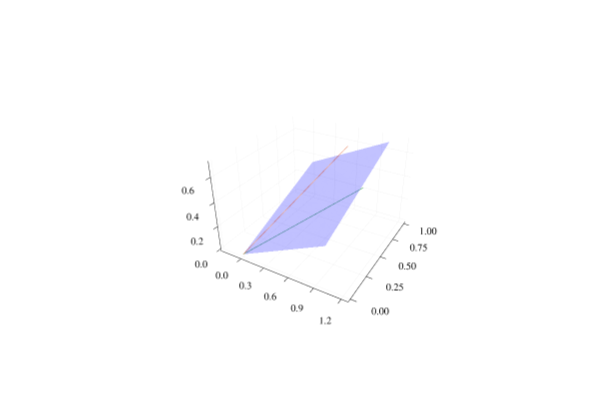

Notebook source saved alongside this figure:
### Markdown cell above
Nice, so our projection worked as planned.
Next, let's do the reflection. We are going to use the second formula, which is valid for any blade.
Also, note that we are going to reflect over the subspace, which means that the sandwiching vector
is going to be the vector normal to the subspace, i.e. $\mathbf n$.

### Code cell
rp = inv(n) * grin(p) * n #Remember, `grin` is the involution operation 

surface(x,y,z, cmap=:blue, alpha=0.5, legend=false,aspect_ratio=1)
quiver!([0],[0],[0],quiver=([p.e1],[p.e2],[p.e3]))
quiver!([0],[0],[0],quiver=([rp.e1],[rp.e2],[rp.e3]))

### Figure 1 — Plotly figure (JSON) as saved in the notebook; plotly's stock layout.template omitted (floating-point values rounded to 4 significant figures)
{"data": [{"cmax": 0.6667, "cmin": 0, "colorbar": {"len": 0.9525, "title": {"text": ""}, "x": 0.9934, "y": 0.5139}, "colorscale": [[0, "rgba(0, 0, 255, 0.500)"], [1, "rgba(0, 0, 255, 0.500)"]], "name": "y1", "opacity": 0.5, "scene": "scene", "showlegend": false, "showscale": false, "type": "surface", "x": [0, 1], "xaxis": "x", "y": [0, 1], "yaxis": "y", "z": [[0, 0.3333], [0.3333, 0.6667]], "zaxis": "z", "zmax": 0.6667, "zmin": 0}, {"colorbar": {"len": 0.9525, "title": {"text": ""}, "x": 0.9934, "y": 0.5139}, "legendgroup": "", "line": {"color": "rgba(227, 111, 71, 1.000)", "dash": "solid", "shape": "linear", "width": 1}, "mode": "lines", "name": "", "scene": "scene", "showlegend": false, "type": "scatter3d", "x": [0, 0.7], "xaxis": "x", "y": [0, 0.7], "yaxis": "y", "z": [0, 0.7], "zaxis": "z", "zmax": 0.6667, "zmin": 0}, {"colorbar": {"len": 0.9525, "title": {"text": ""}, "x": 0.9934, "y": 0.5139}, "legendgroup": "", "line": {"color": "rgba(62, 164, 78, 1.000)", "dash": "solid", "shape": "linear", "width": 1}, "mode": "lines", "name": "", "scene": "scene", "showlegend": false, "type": "scatter3d", "x": [0, 0.8273], "xaxis": "x", "y": [0, 0.8273], "yaxis": "y", "z": [0, 0.3182], "zaxis": "z", "zmax": 0.6667, "zmin": 0}], "layout": {"annotations": [], "height": 400, "margin": {"b": 20, "l": 0, "r": 0, "t": 20}, "paper_bgcolor": "rgba(255, 255, 255, 1.000)", "plot_bgcolor": "rgba(255, 255, 255, 1.000)", "scene": {"aspectmode": "auto", "aspectratio": {"x": 1.126, "y": 1.126, "z": 0.7884}, "camera": {"center": {"x": 0, "y": 0, "z": 0}, "eye": {"x": 1.418, "y": -2.457, "z": 1.638}, "projection": {"type": "perspective"}, "up": {"x": 0, "y": 0, "z": 1}}, "domain": {"x": [0.06582, 0.9934], "y": [0.03762, 0.9902]}, "xaxis": {"gridcolor": "rgba(0, 0, 0, 0.1)", "gridwidth": 0.5, "linecolor": "rgba(0, 0, 0, 1)", "mirror": false, "range": [-0.2742, 1.274], "showgrid": true, "showline": true, "showticklabels": true, "tickangle": 0, "tickcolor": "rgb(0, 0, 0)", "tickfont": {"color": "rgba(0, 0, 0, 1)", "family": "sans-serif", "size": 11}, "tickmode": "array", "ticks": "inside", "ticktext": ["0.0", "0.3", "0.6", "0.9", "1.2"], "tickvals": [0, 0.3, 0.6, 0.9, 1.2], "title": {"font": {"color": "rgba(0, 0, 0, 1)", "family": "sans-serif", "size": 15}, "text": ""}, "type": "linear", "visible": true, "zeroline": false, "zerolinecolor": "rgba(0, 0, 0, 1)"}, "yaxis": {"gridcolor": "rgba(0, 0, 0, 0.1)", "gridwidth": 0.5, "linecolor": "rgba(0, 0, 0, 1)", "mirror": false, "range": [-0.03, 1.03], "showgrid": true, "showline": true, "showticklabels": true, "tickangle": 0, "tickcolor": "rgb(0, 0, 0)", "tickfont": {"color": "rgba(0, 0, 0, 1)", "family": "sans-serif", "size": 11}, "tickmode": "array", "ticks": "inside", "ticktext": ["0.00", "0.25", "0.50", "0.75", "1.00"], "tickvals": [0, 0.25, 0.5, 0.75, 1], "title": {"font": {"color": "rgba(0, 0, 0, 1)", "family": "sans-serif", "size": 15}, "text": ""}, "type": "linear", "visible": true, "zeroline": false, "zerolinecolor": "rgba(0, 0, 0, 1)"}, "zaxis": {"gridcolor": "rgba(0, 0, 0, 0.1)", "gridwidth": 0.5, "linecolor": "rgba(0, 0, 0, 1)", "mirror": false, "range": [-0.021, 0.721], "showgrid": true, "showline": true, "showticklabels": true, "tickangle": 0, "tickcolor": "rgb(0, 0, 0)", "tickfont": {"color": "rgba(0, 0, 0, 1)", "family": "sans-serif", "size": 11}, "tickmode": "array", "ticks": "inside", "ticktext": ["0.0", "0.2", "0.4", "0.6"], "tickvals": [0, 0.2, 0.4, 0.6], "title": {"font": {"color": "rgba(0, 0, 0, 1)", "family": "sans-serif", "size": 15}, "text": ""}, "type": "linear", "visible": true, "zeroline": false, "zerolinecolor": "rgba(0, 0, 0, 1)"}}, "showlegend": false, "width": 600}}
